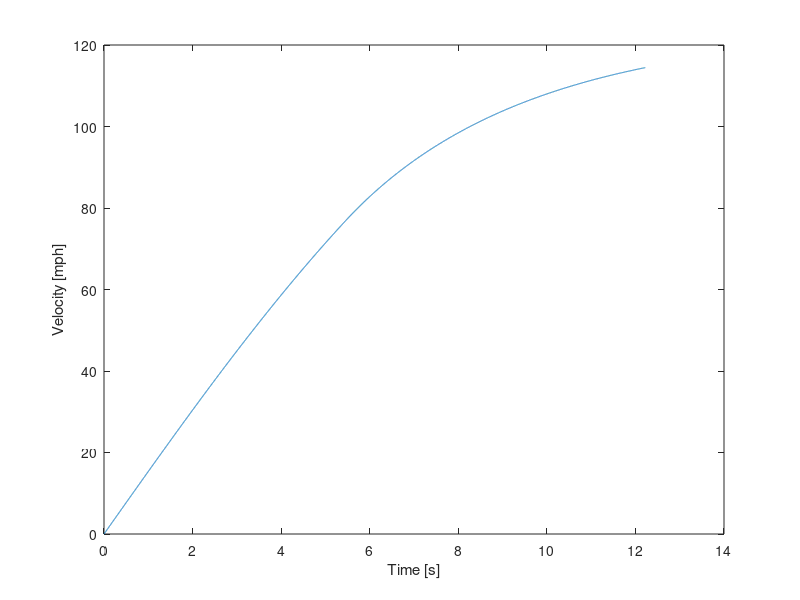

Write MATLAB code to recreate this figure.
%/////////////////////////////////////////////////////////////////////////////////
% ECE 497
% Gillian Holman, Lucy Rukstales, Jacob Huff
% Acceleration to 1/4 mile
% 10/5/2020
%////////////////////////////////////////////////////////////////////////////////

clear all;
close all;
clc;

%% Declare bike parameters and constants
Prrated = 65280;            % Rated power [W]
Trrated = 210*1.3563;       % Rated torque [N-m]
rw = 0.3;                   % Front wheel radius [m] - (back tire is 0.32 m)
Ngb = 2;                    % Gearbox ratio
ngb = 0.97;                 % Gearbox efficiency
m = 197;                    % [kg]
RiderMass = 68;             % Estimate [kg]
meq = m + RiderMass;        % [kg]

%% EPA coast-down curve fitting parameters
A = 18.3;                   % [N]
B = 0;                      % Not applicable for electric motorcycles
C = 0.0282*12.96;           % [N/(km/h)^2] to [N/(m/s)^2]

%% Calculate rated velocity
wrrated = Prrated/Trrated;  % Rated rotor angular velocity [rad/s]
wmrated = wrrated/Ngb;      % Rated motor angular velocity [rad/s]
vmrated = wmrated*rw;       % Rated motor velocity [m/s]

%% Initialize vehicle velocity parameters
dT = 1e-3;                  % Time step [s]
v(1) = 0;                   % Initial vehicle velocity [m/s]
t(1) = 0;                   % Initial time [s]
dist(1) = 0;                % Initial distance [m]
n = 1;                      % Iterator

%% Accelerate until travel 1/4 miles
while (dist < (0.25*1609.34))
    if (v(n) < vmrated)     % Constant Torque mode
        v(n+1) = v(n) + dT*(Ngb*ngb*Trrated - rw*(A + B*v(n) + C*(v(n))^2))/(rw*meq);
    else                    % Constant Power mode
        v(n+1) = v(n) + dT*(ngb*((Prrated*rw)/(v(n))) - rw*(A + B*v(n) + C*(v(n))^2))/(rw*meq);
    end
    t(n+1) = t(n) + dT;
    dist = trapz(t(1:length(v)), v);
    n = n + 1;
end
distFinal = trapz(t, v)     % Total distance travelled [m]
v = ((v*3600)/1609.34);     % [m/s] to [mph]

%% Plot velocity vs. time
plot(t, v)
xlabel('Time [s]')
ylabel('Velocity [mph]')
t(end) %time it takes to complete the quarter mile
